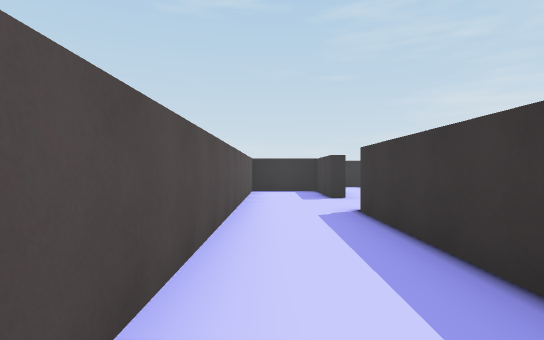
View 1 (above)

24 first-person views from a walk through a scene from a Unity 3-D project. The camera is 1.3 m above the floor, looks level and sees 80° across. The floor is counted in squares, 2 m on a side. Each view is taken from the middle of a square. On the plan, view 1 faces up. The plan holds only what a view shows up to about 10 squares ahead; the rest is blank. The place goes on beyond the plan. The player is left out.

View 2
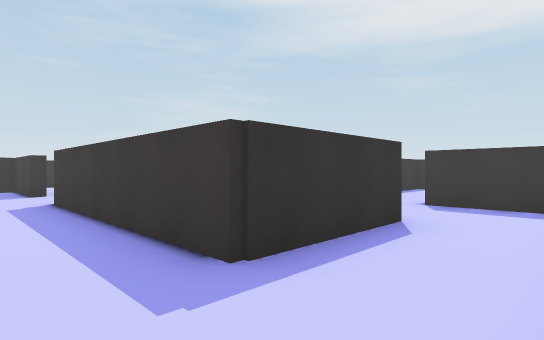

View 3
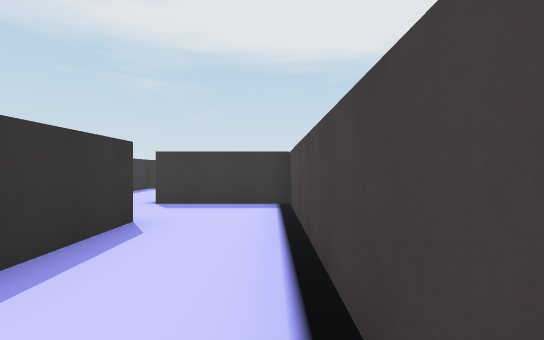

View 4
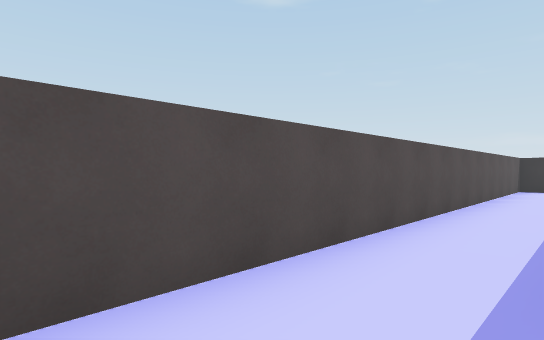

View 5
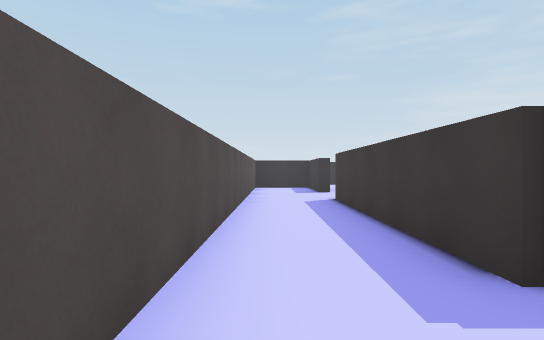

View 6
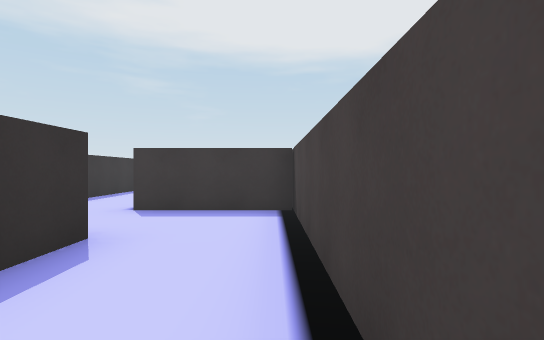

View 7
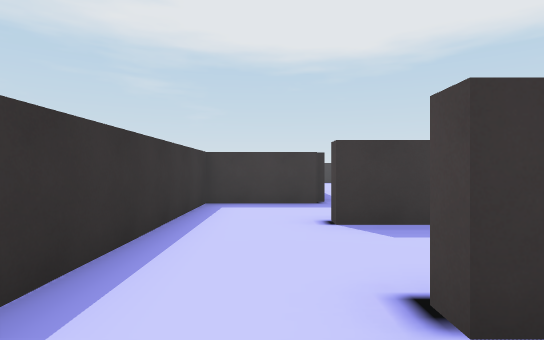

View 8
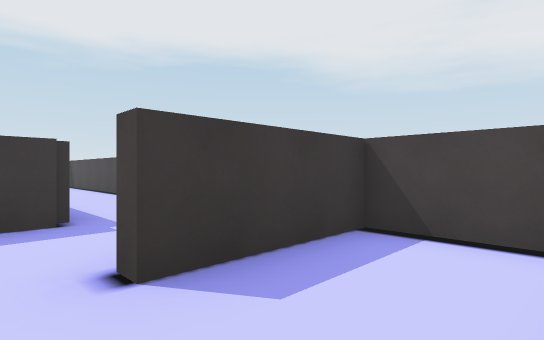

View 9
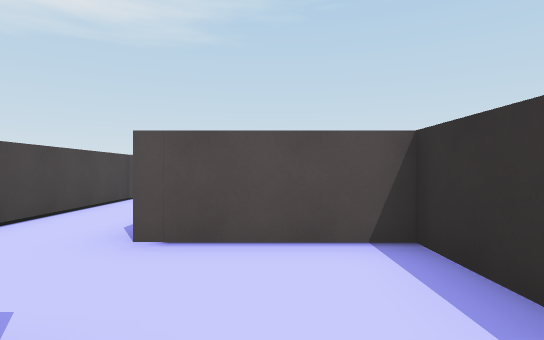

View 10
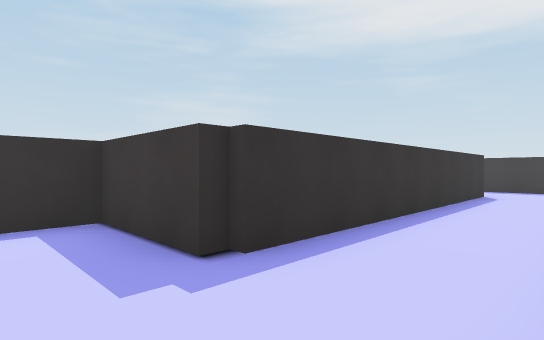

View 11
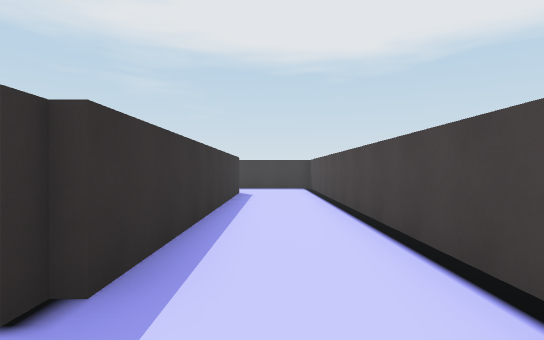

View 12
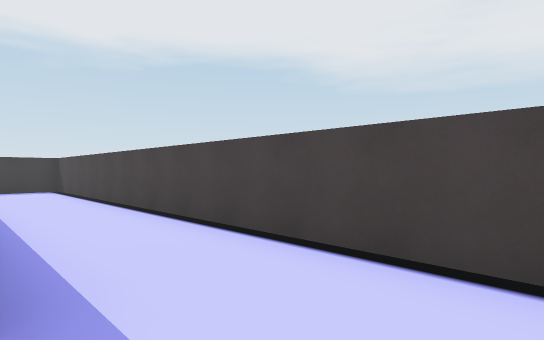

View 13
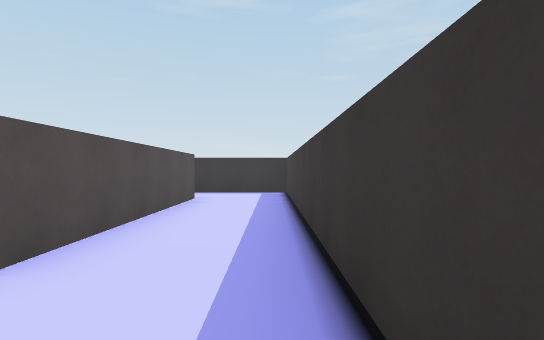

View 14
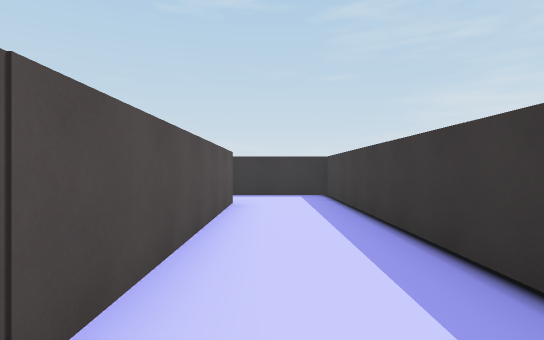

View 15
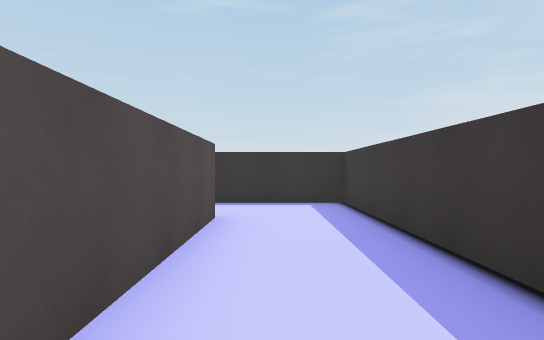

View 16
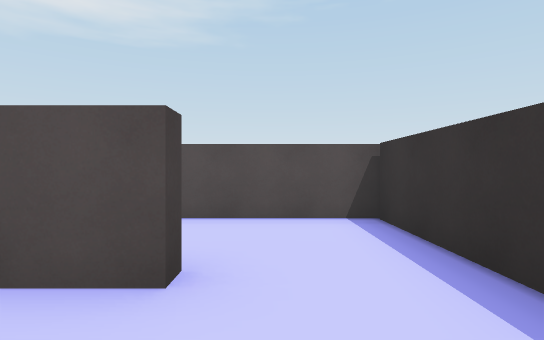

View 17
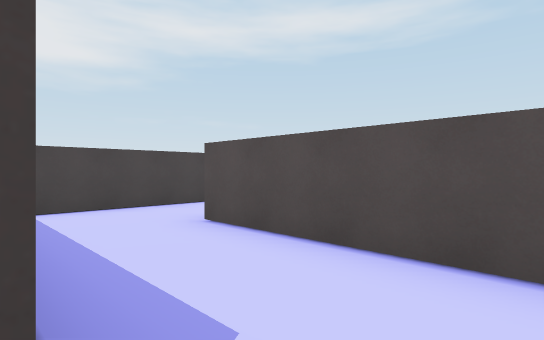

View 18
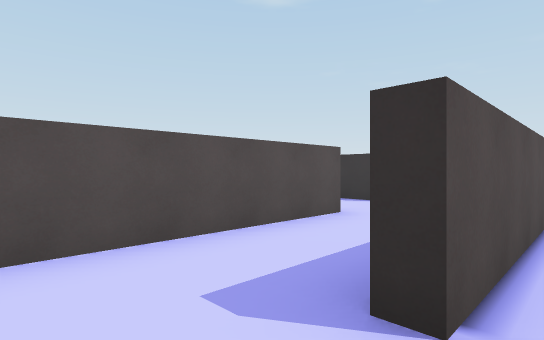

View 19
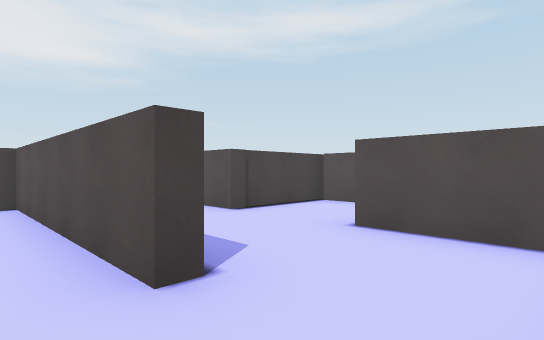

View 20
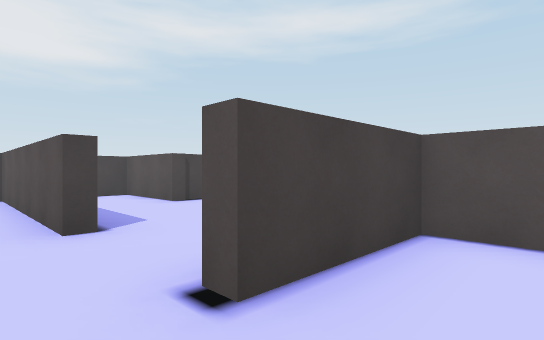

View 21
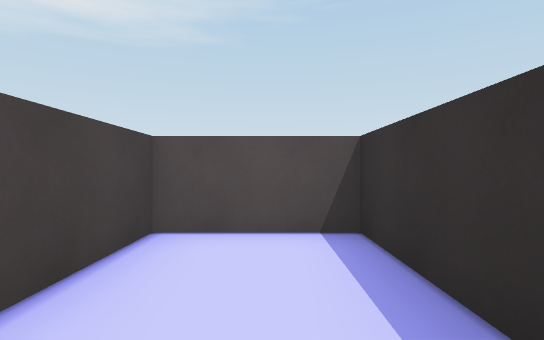

View 22
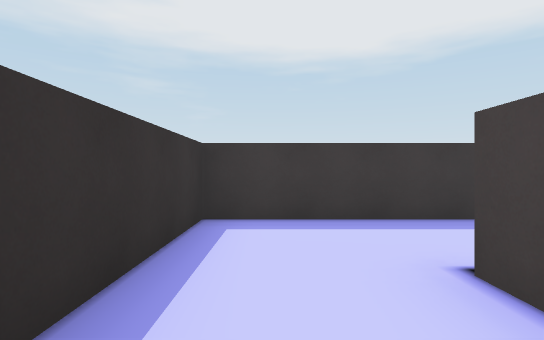

View 23
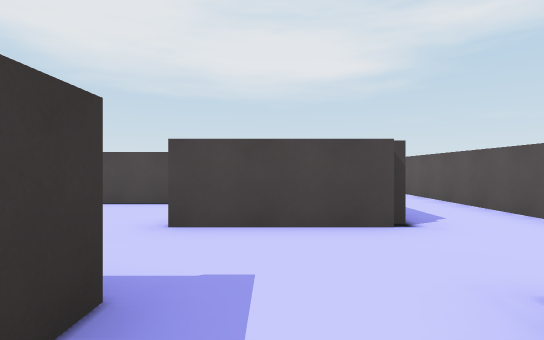

View 24
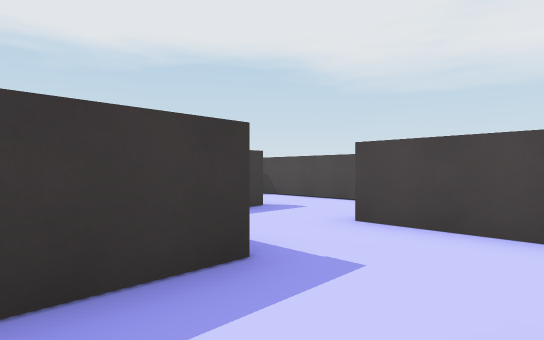

### Floor plan
Ten units are one square. View 1 is at (0, 0); x grows to the right and y downward. Boxes are objects, and circles mark ways between rooms. Rooms are numbered by the first view taken in them; rooms with no view inside come last. Other rooms are left out.
<svg viewBox="-11 -104 230 133">
<path fill="none" stroke="#000" d="M41 2 14 2 14 -53M14 -76 14 -99 -6 -99 -6 24 62 24 62 -2M66 -23 41 -23 41 2M62 -2 66 -2M96 -23 66 -23M65 24 88 24 88 -2 92 -2M116 -1 113 -1M192 -55 192 1 116 1M101 24 214 24 214 -74 195 -74M113 -1 113 -23 96 -23M195 -74 166 -74 166 -22M164 -2 181 -2M163 -62 163 -99 116 -99 116 -78 140 -78 140 -74M38 -74 38 -89M14 -53 42 -53M142 -54 142 -2 164 -2M136 -74 128 -74M116 -68 116 -50M116 -26 116 -1M116 -2 124 -2M50 -26 65 -26"/>
<circle cx="50" cy="0" r="3" fill="#2a7"/>
<circle cx="10" cy="-65" r="3" fill="#2a7"/>
<circle cx="60" cy="-10" r="3" fill="#2a7"/>
<circle cx="90" cy="-10" r="3" fill="#2a7"/>
<circle cx="100" cy="0" r="3" fill="#2a7"/>
<circle cx="190" cy="-60" r="3" fill="#2a7"/>
<circle cx="160" cy="-15" r="3" fill="#2a7"/>
<circle cx="145" cy="-75" r="3" fill="#2a7"/>
<circle cx="125" cy="-50" r="3" fill="#2a7"/>
<text x="0" y="-20">1</text>
<text x="50" y="-10">2</text>
<text x="80" y="0">3</text>
<text x="170" y="10">4</text>
<text x="100" y="-10">5</text>
<text x="180" y="-40">6</text>
<text x="140" y="-80">7</text>
<text x="30" y="-80">8</text>
<text x="150" y="-40">9</text>
<text x="120" y="-30">10</text>
<text x="50" y="-40">11</text>
</svg>
Room 1 opens to room 2. Room 1 opens to room 8. Room 2 opens to room 3. Room 3 opens to room 5. Room 4 opens to room 5. Room 4 opens to room 6. Room 6 opens to room 9. Room 7 opens to room 9. Room 9 opens to room 10.

Where each view was taken, in squares from view 1:
view 1: 0 up, 0 right, facing up
view 2: 2 down, 0 right, facing up-right
view 3: 2 down, 0 right, facing right
view 4: 2 down, 1 right, facing up-left
view 5: 2 down, 0 right, facing up
view 6: 2 down, 1 right, facing right
view 7: 1 up, 5 right, facing right
view 8: 1 up, 7 right, facing down-right
view 9: 1 up, 7 right, facing left
view 10: 2 down, 10 right, facing up-right
view 11: 1 down, 10 right, facing right
view 12: 0 up, 10 right, facing down-right
view 13: 2 down, 21 right, facing up
view 14: 1 down, 20 right, facing up
view 15: 1 up, 20 right, facing up
view 16: 6 up, 21 right, facing left
view 17: 6 up, 19 right, facing down-left
view 18: 1 up, 17 right, facing up-left
view 19: 7 up, 15 right, facing down-left
view 20: 9 up, 15 right, facing down-left
view 21: 9 up, 15 right, facing left
view 22: 9 up, 12 right, facing right
view 23: 9 up, 3 right, facing down
view 24: 9 up, 2 right, facing down-right
